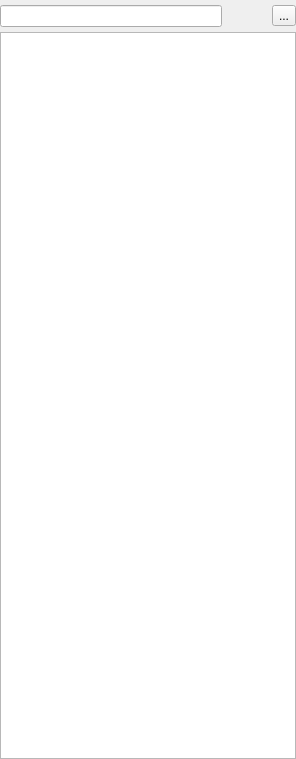
<ui version="4.0">
 <class>ModuleList</class>
 <widget class="QWidget" name="ModuleList">
  <property name="geometry">
   <rect>
    <x>0</x>
    <y>0</y>
    <width>296</width>
    <height>759</height>
   </rect>
  </property>
  <property name="windowTitle">
   <string>Form</string>
  </property>
  <layout class="QVBoxLayout" name="module_list_layout">
   <property name="spacing">
    <number>5</number>
   </property>
   <property name="leftMargin">
    <number>0</number>
   </property>
   <property name="topMargin">
    <number>5</number>
   </property>
   <property name="rightMargin">
    <number>0</number>
   </property>
   <property name="bottomMargin">
    <number>0</number>
   </property>
   <item>
    <layout class="QHBoxLayout" name="horizontalLayout">
     <property name="spacing">
      <number>5</number>
     </property>
     <item>
      <widget class="QLineEdit" name="search_field" />
     </item>
     <item>
      <widget class="QPushButton" name="a2search_x_button">
       <property name="text">
        <string />
       </property>
       <property name="flat">
        <bool>true</bool>
       </property>
      </widget>
     </item>
     <item>
      <widget class="A2MoreButton" name="filter_menu_button">
       <property name="text">
        <string>...</string>
       </property>
      </widget>
     </item>
    </layout>
   </item>
   <item>
    <widget class="A2List" name="a2module_list_widget">
     <property name="horizontalScrollBarPolicy">
      <enum>Qt::ScrollBarAlwaysOff</enum>
     </property>
     <property name="alternatingRowColors">
      <bool>true</bool>
     </property>
     <property name="selectionMode">
      <enum>QAbstractItemView::ExtendedSelection</enum>
     </property>
     <property name="sortingEnabled">
      <bool>true</bool>
     </property>
    </widget>
   </item>
  </layout>
 </widget>
 <customwidgets>
  <customwidget>
   <class>A2MoreButton</class>
   <extends>QToolButton</extends>
   <header>a2widget.a2more_button</header>
  </customwidget>
  <customwidget>
   <class>A2List</class>
   <extends>QListWidget</extends>
   <header>a2widget.a2list</header>
  </customwidget>
 </customwidgets>
 <resources />
 <connections />
</ui>
